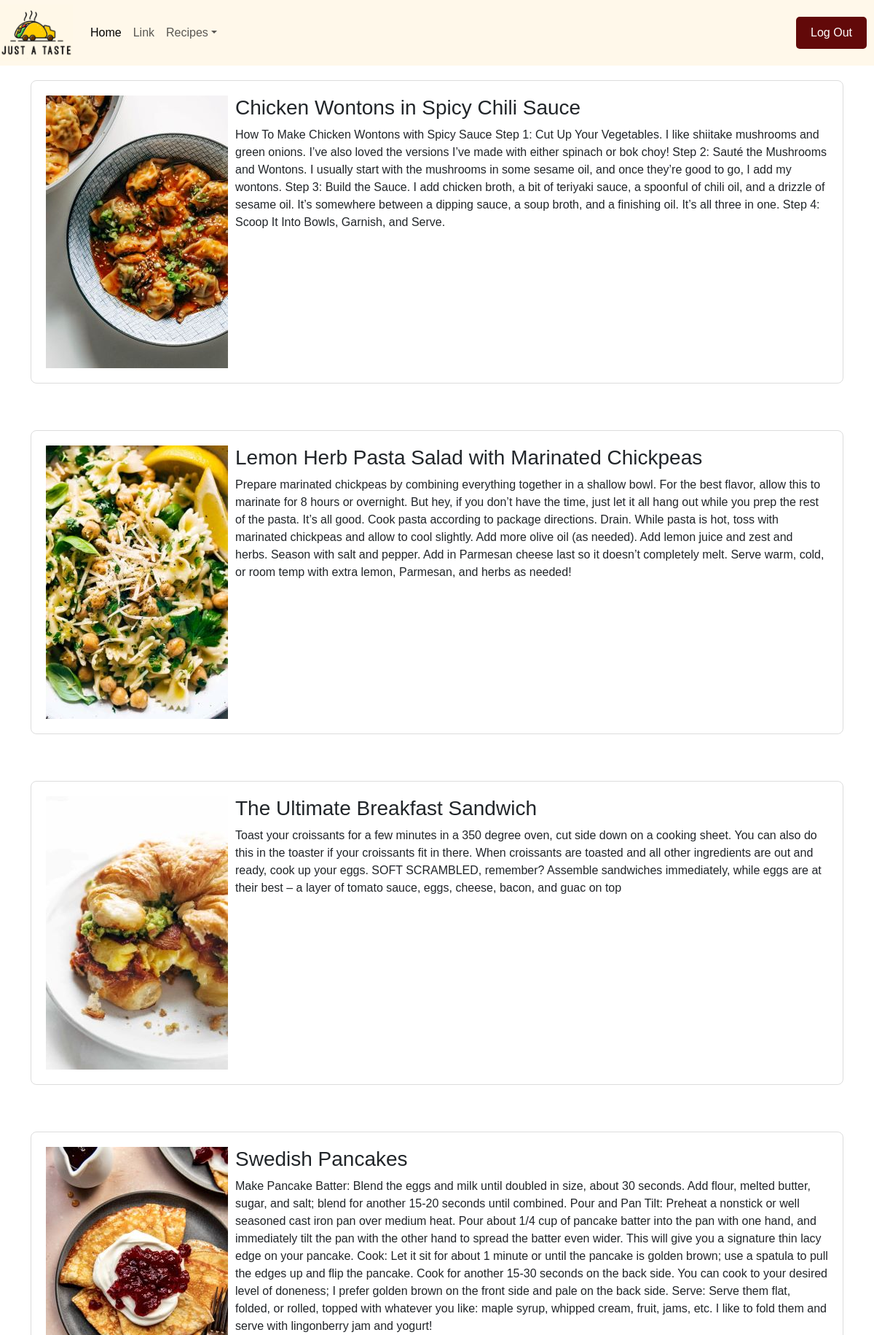
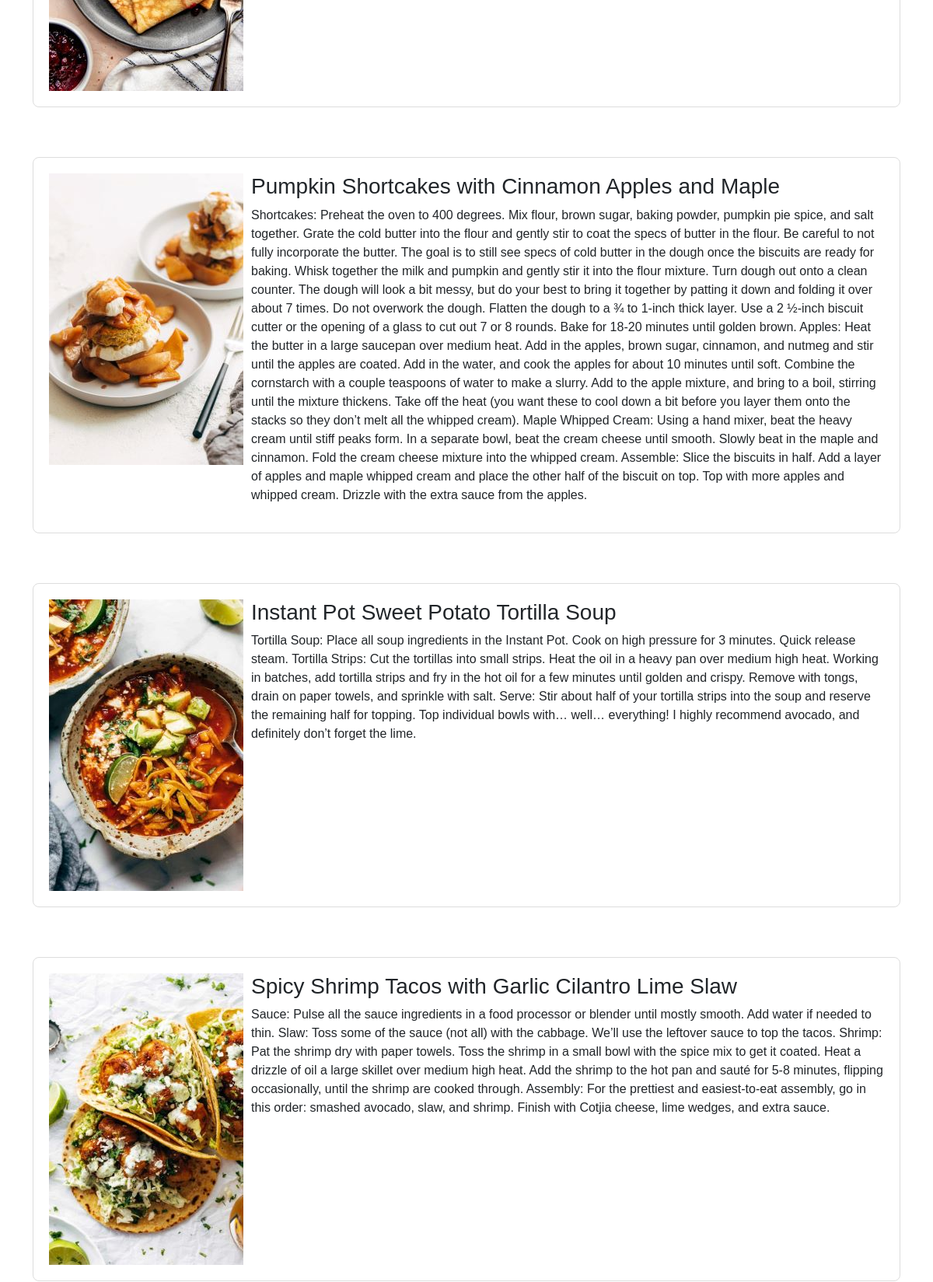
The app's page /guest.php (upper part) with its own data (2 pictures, top to bottom).
### tables this page shows
CREATE TABLE `recipes` (
  `RID` int(10) NOT NULL,
  `RName` varchar(50) DEFAULT NULL,
  `RCategory` varchar(50) DEFAULT NULL,
  `RDecsr` text NOT NULL,
  `Rimage` varchar(50) NOT NULL,
  `userid` int(10) DEFAULT NULL
);

### guest.php (the view, shortened to what this page needs)
<!DOCTYPE html>
<html lang="en">
<head>
    <link href="https://cdn.jsdelivr.net/npm/bootstrap@5.3.3/dist/css/bootstrap.min.css" rel="stylesheet">
    <link rel="stylesheet" href="https://cdnjs.cloudflare.com/ajax/libs/bootstrap-icons/1.10.5/font/bootstrap-icons.min.css">
    <link rel="stylesheet" href="css/guest.css" >
</head>
<body>
<nav class="navbar navbar-expand">
  <a class="navbar-brand" href="home.php"><img src="imgs/hlogo.png"></a>
  <div class="collapse navbar-collapse" id="navbarSupportedContent">
    <ul class="navbar-nav me-auto mb-2 mb-lg-0">
      <li class="nav-item">
        <a class="nav-link active" aria-current="page" href="home.php">Home</a>
      </li>
      <li class="nav-item">
        <a class="nav-link" href="#">Link</a>
      </li>
      <li class="nav-item dropdown">
        <a class="nav-link dropdown-toggle" href="#" role="button" data-bs-toggle="dropdown" aria-expanded="false">Recipes</a>
      </li>
    </ul>
    <a href="login.php">
  <button class="btn" name="login" type="submit">Log Out</button>
</a>
  </div>
</nav>
<div class="container">
    <div class="row row-cols-1 g-4">
    <?php
    include "config.php";
    $sql = "SELECT * FROM recipes ";
    $result = mysqli_query($conn, $sql);
    while($row = mysqli_fetch_assoc($result)) {
        echo "<div class='col'>";
        echo "<div class='box'>";
        echo "<img src='imgs/recipes/".$row["Rimage"]. "' class='recipe'>";
        echo "<div class='recipe-info'>";
        echo "<div class='title'><h3>" .$row["RName"]. "</h3></div>";
        echo "<div class='description'><p>" .$row["RDecsr"]. "</p></div>";
        echo "</div>";
        echo "</div>";
        echo "</div>";
    }
?>
</body>
</html>

### css/guest.css (style rules this page uses)
* { margin: 0; padding: 0; box-sizing: border-box; }
body { font-family: Arial, sans-serif; }
.navbar { background-color: rgba(255, 248, 232, 0.9); height: 90px; }
.navbar-brand img { max-width: 100px; }
.btn { background-color: #620909; color: #fff; border: none; padding: 10px 20px; cursor: pointer; border-radius: 5px; margin-right: 10px; }
.box { margin-top: 20px; margin-bottom: 20px; display: flex; align-items: flex-start; position: relative; padding: 20px; border: 1px solid #ddd; border-radius: 8px; background-color: #fff; }
.title { font-weight: bold; margin-bottom: 5px; margin-left: 10px; }
.description { margin-bottom: 10px; margin-left: 10px; }

### records on screen
recipes: Rimage (picture), RName "Chicken Wontons in Spicy Chili Sauce", RDecsr "How To Make Chicken Wontons with Spicy Sauce Step 1: Cut Up Your Vegetables. I like shiitake mushrooms and green onions. I’ve also loved the versions I’ve made with either spinach or bok choy! Step 2: Sauté the Mushrooms and Wontons. I usually start with the mushrooms in some sesame oil, and once they’re good to go, I add my wontons. Step 3: Build the Sauce. I add chicken broth, a bit of teriyaki sauce, a spoonful of chili oil, and a drizzle of sesame oil. It’s somewhere between a dipping sauce, a soup broth, and a finishing oil. It’s all three in one. Step 4: Scoop It Into Bowls, Garnish, and Serve."
recipes: Rimage (picture), RName "Lemon Herb Pasta Salad with Marinated Chickpeas", RDecsr "Prepare marinated chickpeas by combining everything together in a shallow bowl. For the best flavor, allow this to marinate for 8 hours or overnight. But hey, if you don’t have the time, just let it all hang out while you prep the rest of the pasta. It’s all good. Cook pasta according to package directions. Drain. While pasta is hot, toss with marinated chickpeas and allow to cool slightly. Add more olive oil (as needed). Add lemon juice and zest and herbs. Season with salt and pepper. Add in Parmesan cheese last so it doesn’t completely melt. Serve warm, cold, or room temp with extra lemon, Parmesan, and herbs as needed!"
recipes: Rimage (picture), RName "The Ultimate Breakfast Sandwich", RDecsr "Toast your croissants for a few minutes in a 350 degree oven, cut side down on a cooking sheet. You can also do this in the toaster if your croissants fit in there. When croissants are toasted and all other ingredients are out and ready, cook up your eggs. SOFT SCRAMBLED, remember? Assemble sandwiches immediately, while eggs are at their best – a layer of tomato sauce, eggs, cheese, bacon, and guac on top"
recipes: Rimage (picture), RName "Swedish Pancakes", RDecsr "Make Pancake Batter: Blend the eggs and milk until doubled in size, about 30 seconds. Add flour, melted butter, sugar, and salt; blend for another 15-20 seconds until combined. Pour and Pan Tilt: Preheat a nonstick or well seasoned cast iron pan over medium heat. Pour about 1/4 cup of pancake batter into the pan with one hand, and immediately tilt the pan with the other hand to spread the batter even wider. This will give you a signature thin lacy edge on your pancake. Cook: Let it sit for about 1 minute or until the pancake is golden brown; use a spatula to pull the edges up and flip the pancake. Cook for another 15-30 seconds on the back side. You can cook to your desired level of…"
recipes: Rimage (picture), RName "Pumpkin Shortcakes with Cinnamon Apples and Maple", RDecsr "Shortcakes: Preheat the oven to 400 degrees. Mix flour, brown sugar, baking powder, pumpkin pie spice, and salt together. Grate the cold butter into the flour and gently stir to coat the specs of butter in the flour. Be careful to not fully incorporate the butter. The goal is to still see specs of cold butter in the dough once the biscuits are ready for baking. Whisk together the milk and pumpkin and gently stir it into the flour mixture. Turn dough out onto a clean counter. The dough will look a bit messy, but do your best to bring it together by patting it down and folding it over about 7 times. Do not overwork the dough. Flatten the dough to a ¾ to 1-inch thick layer. Use a 2 ½-inch…"
recipes: Rimage (picture), RName "Instant Pot Sweet Potato Tortilla Soup", RDecsr "Tortilla Soup: Place all soup ingredients in the Instant Pot. Cook on high pressure for 3 minutes. Quick release steam. Tortilla Strips: Cut the tortillas into small strips. Heat the oil in a heavy pan over medium high heat. Working in batches, add tortilla strips and fry in the hot oil for a few minutes until golden and crispy. Remove with tongs, drain on paper towels, and sprinkle with salt. Serve: Stir about half of your tortilla strips into the soup and reserve the remaining half for topping. Top individual bowls with… well… everything! I highly recommend avocado, and definitely don’t forget the lime."
recipes: Rimage (picture), RName "Spicy Shrimp Tacos with Garlic Cilantro Lime Slaw", RDecsr "Sauce: Pulse all the sauce ingredients in a food processor or blender until mostly smooth. Add water if needed to thin. Slaw: Toss some of the sauce (not all) with the cabbage. We’ll use the leftover sauce to top the tacos. Shrimp: Pat the shrimp dry with paper towels. Toss the shrimp in a small bowl with the spice mix to get it coated. Heat a drizzle of oil a large skillet over medium high heat. Add the shrimp to the hot pan and sauté for 5-8 minutes, flipping occasionally, until the shrimp are cooked through. Assembly: For the prettiest and easiest-to-eat assembly, go in this order: smashed avocado, slaw, and shrimp. Finish with Cotjia cheese, lime wedges, and extra sauce."
